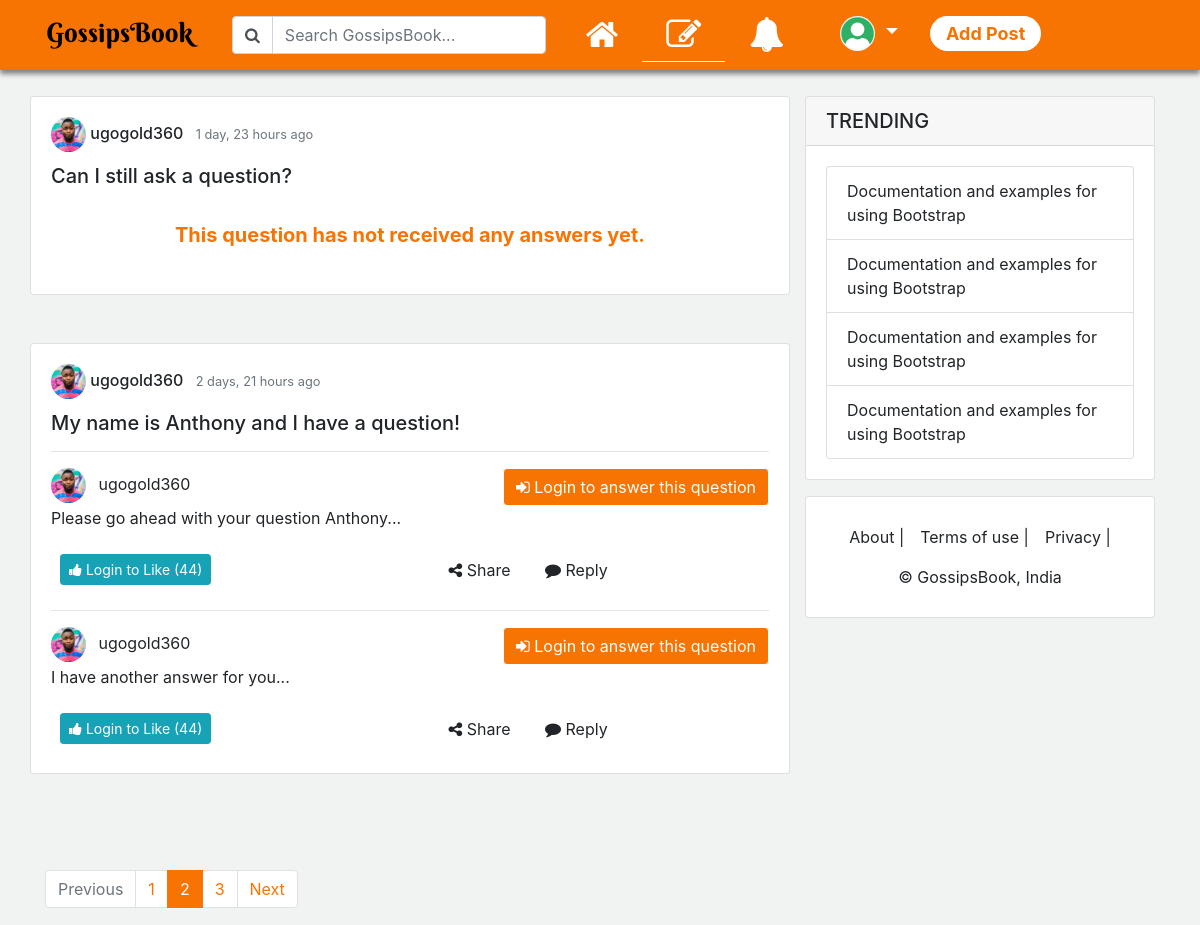
/answers, run on an earlier commit of the app's database.
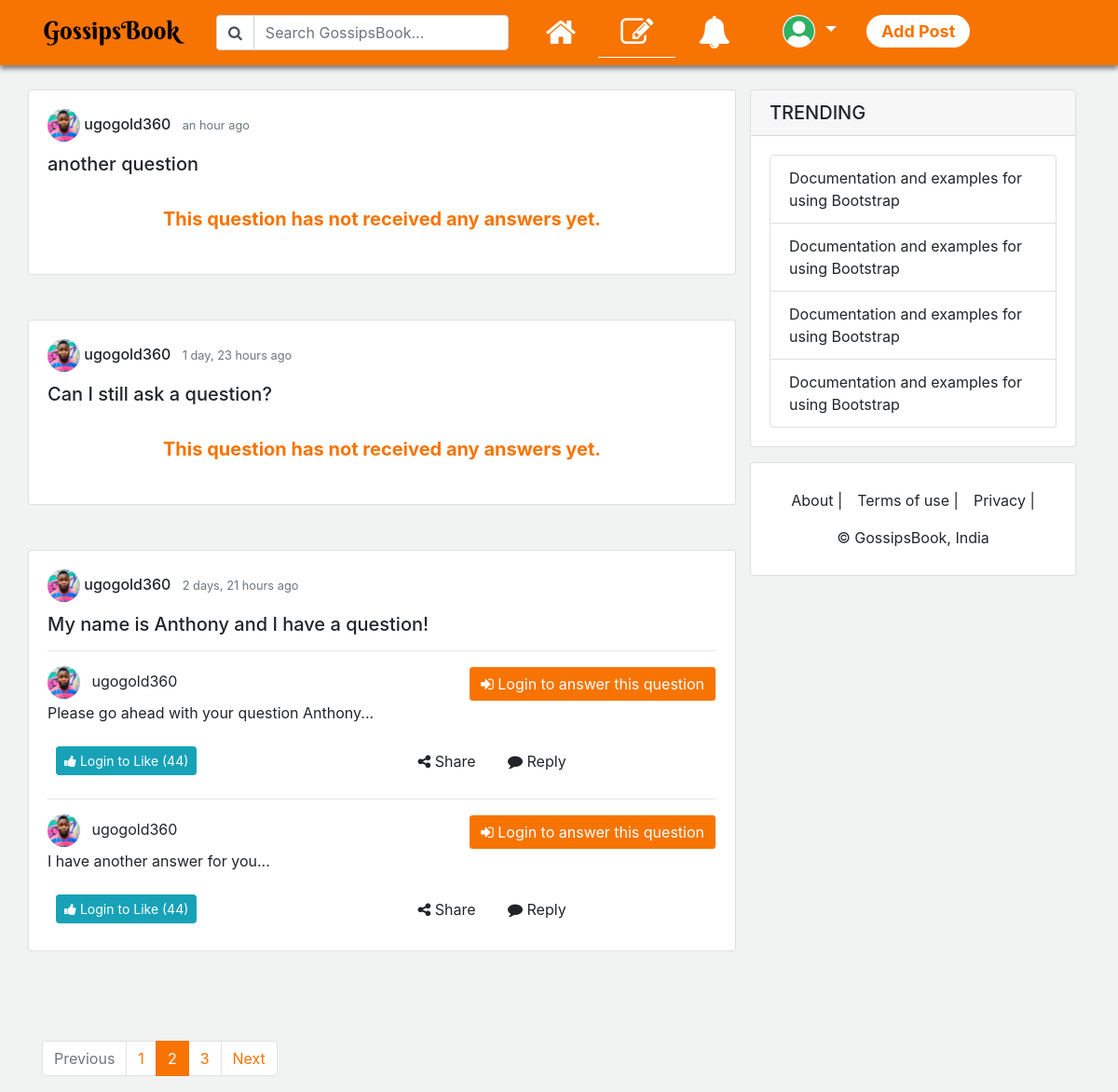
And on a later commit of the database.
### questions/models.py (models this page shows, shortened)
class QuestionsModel(models.Model):
    title = models.CharField(max_length=75, unique=True, help_text='What is the title of your question?',
                             verbose_name='Title')
    slug = models.SlugField(unique=True)
    date_published = models.DateTimeField(auto_now_add=True, verbose_name='Date Published')
    date_updated = models.DateTimeField(auto_now=True, verbose_name='Date Updated')
    author = models.ForeignKey(User, on_delete=models.CASCADE, related_name='question_author')
    image = models.ImageField(upload_to=upload_location, blank=True, null=True, help_text='Add image (optional)')
    tags = models.ManyToManyField(Tags, name='q_tags', blank=True)
    vote_up = models.ManyToManyField(User, related_name='vote_up', blank=True)
    vote_down = models.ManyToManyField(User, related_name='vote_down', blank=True)
    shares = models.IntegerField(default=0)
    def get_answers(self):
        answers = AnswersModel.objects.filter(question=self)
        return answers
    class Meta:
        verbose_name_plural = 'Questions'

### users/models.py (models this page shows, shortened)
class Profile(models.Model):
    user = models.OneToOneField(User, on_delete=models.CASCADE)
    image = models.ImageField(default='default_profile_pic2.png', upload_to=upload_location, blank=True)
    bio = models.TextField(max_length=455, null=True, blank=True)
    location = models.CharField(max_length=255, null=True, blank=True)
    languages = models.CharField(max_length=255, null=True, blank=True)
    interests = models.ManyToManyField(Interests, related_name='interests', blank=True)
    followers = models.ManyToManyField(User, related_name='followers', blank=True)
    following = models.ManyToManyField(User, related_name='following', blank=True)
    date_created = models.DateTimeField(auto_now_add=True)
    date_updated = models.DateTimeField(auto_now=True)

### answers/models.py (models this page shows, shortened)
class AnswersModel(models.Model):
    question = models.ForeignKey('questions.QuestionsModel', on_delete=models.CASCADE, related_name='question')
    author = models.ForeignKey(User, on_delete=models.CASCADE, related_name='author')
    content = models.TextField(max_length=3000)
    likes = models.ManyToManyField(User, blank=True)
    shares = models.IntegerField(default=0)
    reply = models.ForeignKey('questions.QuestionsModel', on_delete=models.CASCADE, related_name='reply', null=True, blank=True)
    send_count = models.IntegerField(default=0)
    date_published = models.DateTimeField(auto_now_add=True, verbose_name='Date Published')
    date_updated = models.DateTimeField(auto_now=True, verbose_name='Date Updated')
    class Meta:
        verbose_name_plural = 'Answers'

### answers/views.py (the view)
# urls.py: path('', answers_all, name='answers'),
def answers_all(request):
    questions_all = QuestionsModel.objects.all().order_by('-date_published')
    if request.user.is_authenticated:
        questions = questions_all.filter(author=request.user)
        context = {'questions': questions}
        return render(request, 'answers/all.html', context)
    else:
        context = {'questions': questions_all}
        return render(request, 'answers/all_none_users.html', context)

### answers/templates/answers/all_none_users.html (shortened to what this page needs)
{% extends 'base.html' %} {% load static %} {% load humanize %} {% block content %}
{% for question in questions %}
<div class="row mb-5">
    <div class="card w-100">
        <div class="card-body">
            <h6 class="card-title">
                <img style="height:35px; width:35px;" class="img-fluid rounded-circle" src="{{question.author.profile.image.url}}"> {{question.author.username}}
                <small class="text-muted ml-2">{{question.date_published|naturaltime}}</small>
            </h6>
            <h5>
                {{question.title|truncatewords:100}}
            </h5>
            {% for answer in question.get_answers %}
            <hr>
            <div class="row">
                <div class="col text-left">
                    <img style="height:35px; width:35px;" class="img-fluid rounded-circle" src="{{answer.author.profile.image.url}}">
                    <span class="ml-2"> {{answer.author.username}} </span>
                </div>
                <div class="col text-right">
                    <a href="/accounts/login" style="background-color: #F77402; color: white; border-color: white" class="btn btn-primary" data-toggle="modal" data-target="#send_to_category">
                        <i class="fa fa-sign-in"></i> Login to answer this question
                    </a>
                </div>
            </div>
            <p class="card-text"> {{answer.content}} </p>
            <div class="row">
                <div class="col m-2 pl-3">
                    <a href="/accounts/login" type="button" class="btn btn-sm btn-info"> <i class="fa fa-thumbs-up"></i> Login to Like (44)</a>
                </div>
                <div class="col m-2 p-1">
                    <div class="col d-inline"> <i class="fa fa-share-alt"></i> Share</div>
                    <div class="col d-inline"><i class="fa fa-comment"></i> Reply</div>
                </div>
            </div>
            {% empty %}
            <div class="text-center p-4" style="color: #F77402; font-weight: bold; font-size: 20px;">
                This question has not received any answers yet.
            </div>
            {% endfor %}
        </div>
    </div>
</div>
{% endfor %}
{% endblock content %} {% block navigation %} {% include 'navigation.html' %} {% endblock navigation %} {% block aside %} {% include 'aside.html' %} {% endblock aside %} {% block pagination %}
<div class="mb-2 mt-3">
    {% include 'pagination.html' %}
</div>
{% endblock pagination %}

What changed in the data, as far as the page shows it:
added QuestionsModel: author.profile.image (picture), author.username "ugogold360", date_published "an hour ago", title "another question"
